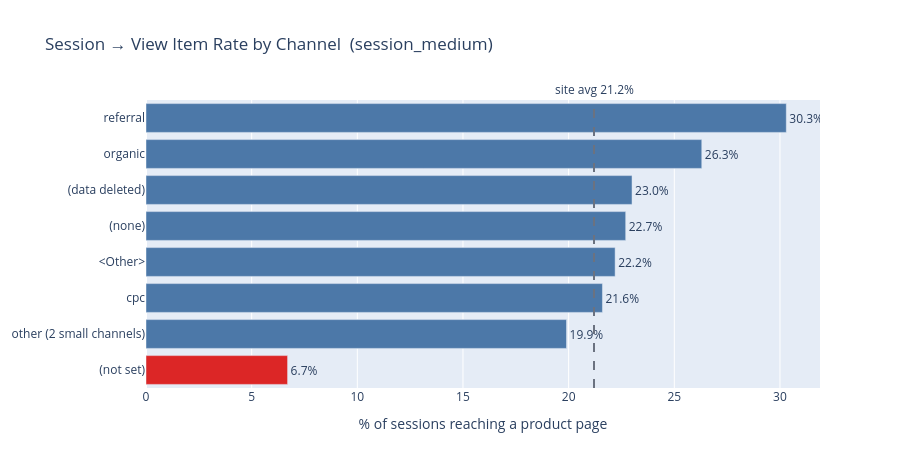

Write notebook code for a chart like this one.
### Code cell
# ── Section 5d: Channel funnel metrics + chart ──────────────────────────────
metrics = ["sessions", "view_item", "add_to_cart", "purchase", "revenue"]
channel_df = (channel_raw.groupby(channel_dim, as_index=False)[metrics].sum()
              .rename(columns={channel_dim: "channel"}))

# Group channels under 1% of sessions — tiny denominators produce noisy rates.
total = channel_df["sessions"].sum()
small = channel_df["sessions"] / total < 0.01
if small.sum() > 1:
    other = channel_df[small][metrics].sum().to_frame().T
    other.insert(0, "channel", f"other ({int(small.sum())} small channels)")
    channel_df = pd.concat([channel_df[~small], other], ignore_index=True)

channel_df[metrics]            = channel_df[metrics].astype(float)
channel_df["share_pct"]        = channel_df["sessions"] / total * 100
channel_df["view_pct"]         = channel_df["view_item"] / channel_df["sessions"] * 100
channel_df["cart_from_view"]   = channel_df["add_to_cart"] / channel_df["view_item"].where(channel_df["view_item"] > 0) * 100
channel_df["purchase_pct"]     = channel_df["purchase"] / channel_df["sessions"] * 100
channel_df["rev_per_session"]  = channel_df["revenue"] / channel_df["sessions"]
channel_df["low_n"]            = channel_df["purchase"] < 30   # purchase rate too noisy to rank
channel_df = channel_df.sort_values("sessions", ascending=False).reset_index(drop=True)
display(channel_df.style.format({
    "sessions": "{:,.0f}", "share_pct": "{:.1f}%", "view_pct": "{:.1f}%",
    "cart_from_view": "{:.1f}%", "purchase_pct": "{:.2f}%", "rev_per_session": "${:,.2f}",
    "view_item": "{:,.0f}", "add_to_cart": "{:,.0f}", "purchase": "{:,.0f}", "revenue": "${:,.0f}",
}))

site_view_rate = funnel_df.loc[funnel_df["step"] == "2. View Item", "overall_cvr"].iloc[0]
plot_df = channel_df.sort_values("view_pct")
fig_ch = go.Figure(go.Bar(
    y=plot_df["channel"], x=plot_df["view_pct"].round(1), orientation="h",
    text=[f"{v:.1f}%" for v in plot_df["view_pct"]], textposition="outside",
    marker_color=["#dc2626" if v < site_view_rate - 5 else "#4C78A8" for v in plot_df["view_pct"]],
))
fig_ch.add_vline(x=site_view_rate, line_dash="dash", line_color="#6b7280",
                 annotation_text=f"site avg {site_view_rate:.1f}%", annotation_position="top")
fig_ch.update_layout(title=f"Session → View Item Rate by Channel  ({channel_dim})",
                     height=max(300, 46 * len(plot_df) + 100), showlegend=False,
                     xaxis_title="% of sessions reaching a product page")
fig_ch.show()

# Decision rule: spread across actionable channels (excludes the 'other' bucket and '(not set)').
ranked = channel_df[~channel_df["channel"].str.startswith(("other (", "(not set)"))]
spread = ranked["view_pct"].max() - ranked["view_pct"].min()
best, worst = ranked.loc[ranked["view_pct"].idxmax()], ranked.loc[ranked["view_pct"].idxmin()]
print(f"View-item spread: {spread:.1f}pp  ({worst['channel']} {worst['view_pct']:.1f}% → {best['channel']} {best['view_pct']:.1f}%)")
# Within 3pp of the threshold the verdict is borderline, not settled.
if spread >= 10:
    verdict = "traffic mix is a driver — check landing pages / targeting for the weakest channel"
elif spread >= 7:
    verdict = (f"borderline — leaning 'the leak is on the site', but close to the threshold; "
               f"review {worst['channel']} landing pages before a navigation redesign")
else:
    verdict = "uniform across channels — the leak is on the site (navigation / discovery)"
print("Verdict:", verdict)
print("Note: the low_n flag applies to purchase_pct / revenue only — view_pct rests on session counts.")

# (not set) is excluded from the spread but is a large block — disclose it.
ns = channel_df[channel_df["channel"] == "(not set)"]
if len(ns):
    print(f"(not set): {ns['share_pct'].iloc[0]:.1f}% of sessions, view rate {ns['view_pct'].iloc[0]:.1f}% "
          f"(site average {site_view_rate:.1f}%)")

### Figure 1 — Plotly figure (JSON) as saved in the notebook; plotly's stock layout.template omitted (floating-point values rounded to 4 significant figures)
{"data": [{"marker": {"color": ["#dc2626", "#4C78A8", "#4C78A8", "#4C78A8", "#4C78A8", "#4C78A8", "#4C78A8", "#4C78A8"]}, "orientation": "h", "text": ["6.7%", "19.9%", "21.6%", "22.2%", "22.7%", "23.0%", "26.3%", "30.3%"], "textposition": "outside", "type": "bar", "x": [6.7, 19.9, 21.6, 22.2, 22.7, 23.0, 26.3, 30.3], "y": ["(not set)", "other (2 small channels)", "cpc", "<Other>", "(none)", "(data deleted)", "organic", "referral"]}], "layout": {"annotations": [{"showarrow": false, "text": "site avg 21.2%", "x": 21.2, "xanchor": "center", "xref": "x", "y": 1, "yanchor": "bottom", "yref": "y domain"}], "height": 468, "shapes": [{"line": {"color": "#6b7280", "dash": "dash"}, "type": "line", "x0": 21.2, "x1": 21.2, "xref": "x", "y0": 0, "y1": 1, "yref": "y domain"}], "showlegend": false, "title": {"text": "Session → View Item Rate by Channel  (session_medium)"}, "xaxis": {"title": {"text": "% of sessions reaching a product page"}}}}
